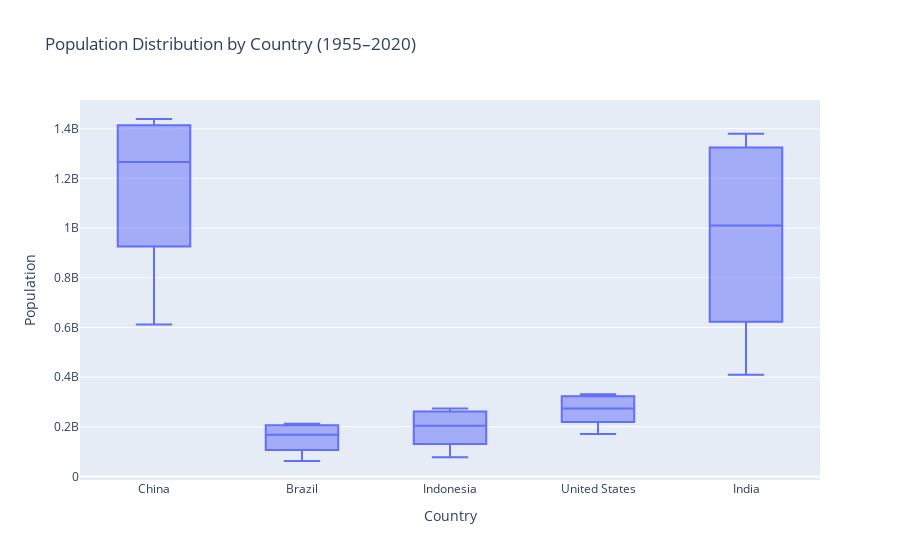

Notebook cell for this chart:
### Markdown cell above
## Multiple boxplot

### Code cell
fig = px.box(df_population, 
             x='country',
             y='population',
             title='Population Distribution by Country (1955–2020)',
             labels={'population': 'Population', 'country': 'Country'})
fig.show()

### Figure 1 — Plotly figure (JSON) as saved in the notebook; plotly's stock layout.template omitted (floating-point values rounded to 4 significant figures)
{"data": [{"alignmentgroup": "True", "hovertemplate": "Country=%{x}<br>Population=%{y}<extra></extra>", "legendgroup": "", "marker": {"color": "#636efa"}, "name": "", "notched": false, "offsetgroup": "", "orientation": "v", "showlegend": false, "type": "box", "x": ["China", "China", "China", "China", "China", "China", "China", "China", "China", "China", "China", "China", "China", "China", "China", "China", "China", "China", "Brazil", "Brazil", "Indonesia", "Indonesia", "United States", "United States", "Brazil", "Brazil", "Brazil", "Indonesia", "Indonesia", "Indonesia", "India", "India", "India", "United States", "United States", "United States", "Brazil", "Brazil", "Brazil", "Indonesia", "Indonesia", "Indonesia", "India", "India", "India", "United States", "United States", "United States", "Brazil", "Brazil", "Brazil", "Indonesia", "Indonesia", "Indonesia", "Indonesia", "India", "India", "India", "United States", "United States", "United States", "United States", "Brazil", "Brazil", "Brazil", "Brazil", "Indonesia", "Indonesia", "Indonesia", "Indonesia", "India", "India", "India", "India", "United States", "United States", "United States", "Brazil", "Brazil", "Brazil", "Indonesia", "Indonesia", "India", "India", "India", "United States", "United States", "United States", "India", "India"], "x0": " ", "xaxis": "x", "y": [1439323776, 1433783686, 1427647786, 1421021791, 1414049351, 1406847870, 1368810615, 1330776380, 1290550765, 1240920535, 1176883674, 1075589361, 1000089235, 926240885, 827601394, 724218968, 660408056, 612241554, 212559417, 211049527, 273523615, 270625568, 331002651, 329064917, 209469323, 207833823, 206163053, 267670543, 264650963, 261556381, 1380004385, 1366417754, 1352642280, 327096265, 325084756, 323015995, 204471769, 195713635, 186127103, 258383256, 241834215, 226289470, 1338676785, 1324517249, 1310152403, 320878310, 309011475, 294993511, 174790340, 162019896, 149003223, 211513823, 196934260, 181413402, 164982451, 1234281170, 1147609927, 1056575549, 281710909, 265163745, 252120309, 240499825, 135274080, 120694009, 107216205, 95113265, 147447836, 130680727, 114793178, 100267062, 963922588, 873277798, 784360008, 698952844, 229476354, 219081251, 209513341, 83373530, 72179226, 62533919, 87751068, 77273425, 623102897, 555189792, 499123324, 199733676, 186720571, 171685336, 450547679, 409880595], "y0": " ", "yaxis": "y"}], "layout": {"boxmode": "group", "legend": {"tracegroupgap": 0}, "title": {"text": "Population Distribution by Country (1955–2020)"}, "xaxis": {"anchor": "y", "domain": [0, 1], "title": {"text": "Country"}}, "yaxis": {"anchor": "x", "domain": [0, 1], "title": {"text": "Population"}}}}
